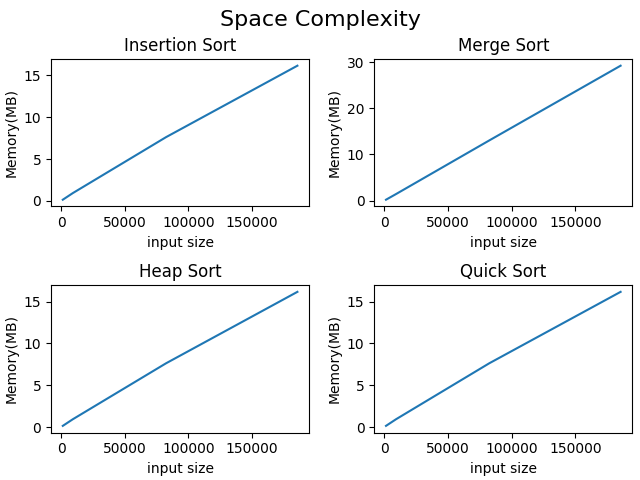

The Python source for this figure:

import matplotlib.pyplot as plt
import numpy as np

assert np

x = np.array([1362, 9216, 82360, 185462])
insertionTime = np.array([0.028, 0.299, 19.13, 89.969])
mergeTime = np.array([0.016, 0.037, 0.203, 0.547])
heapTime = np.array([0.016, 0.044, 0.306, 0.6])
quickTime = np.array([0.016, 0.039, 0.265, 0.54])

insertionMem = np.array([0.147886, 0.937044, 7.622129, 16.160612])
mergeMem = np.array([0.20507, 1.424468, 13.027761, 29.207148])
heapMem = np.array([0.147886, 0.937044, 7.622129, 16.160612])
quickMem = np.array([0.147886, 0.937044, 7.622129, 16.160612])


fig, axs = plt.subplots(2, 2, constrained_layout=True)
axs[0,0].plot(x,insertionMem)
axs[0,0].set_title('Insertion Sort')
axs[0,0].set_xlabel('input size')
axs[0,0].set_ylabel('Memory(MB)')

axs[0,1].plot(x,mergeMem)
axs[0,1].set_title('Merge Sort')
axs[0,1].set_xlabel('input size')
axs[0,1].set_ylabel('Memory(MB)')

axs[1,0].plot(x,heapMem)
axs[1,0].set_title('Heap Sort')
axs[1,0].set_xlabel('input size')
axs[1,0].set_ylabel('Memory(MB)')

axs[1,1].plot(x,quickMem)
axs[1,1].set_title('Quick Sort')
axs[1,1].set_xlabel('input size')
axs[1,1].set_ylabel('Memory(MB)')

fig.suptitle('Space Complexity', fontsize=16)
plt.show()
